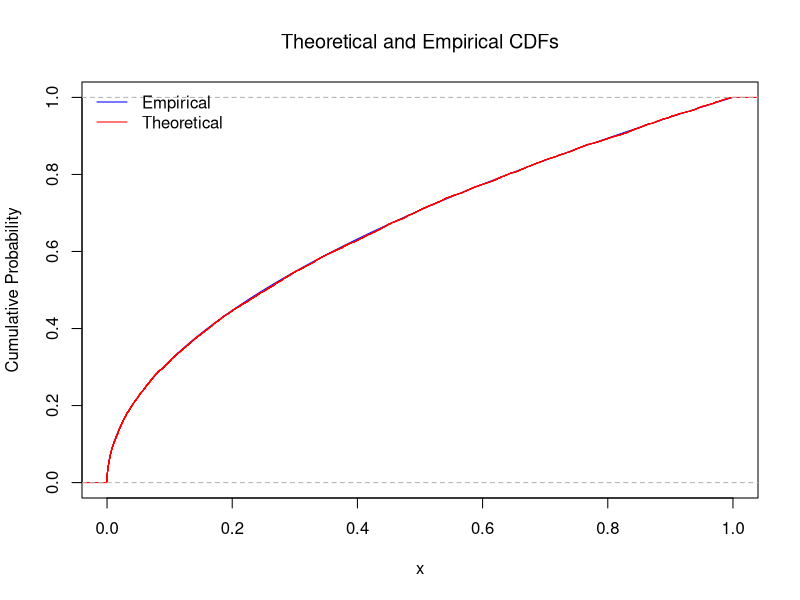
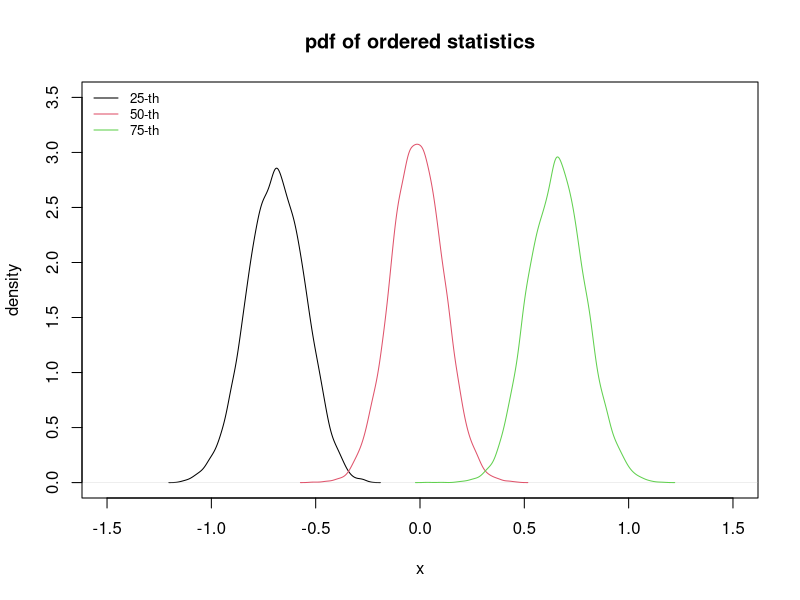
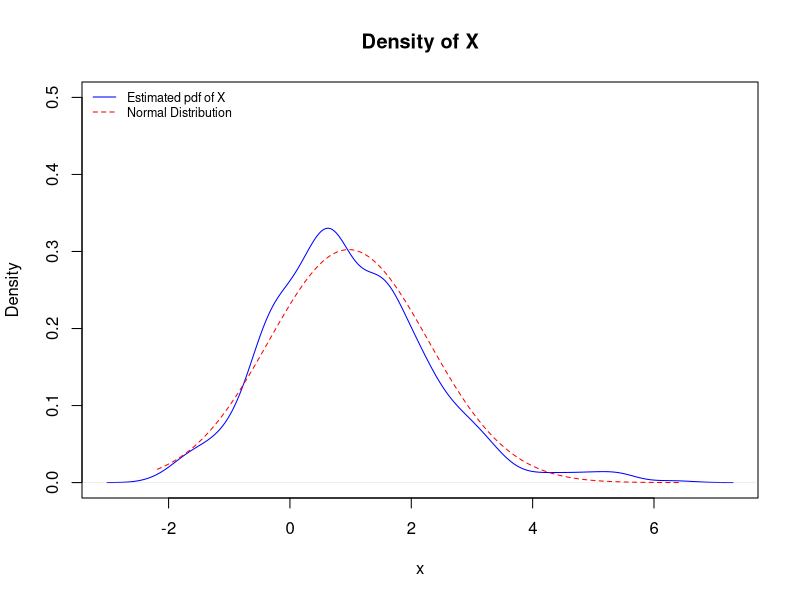
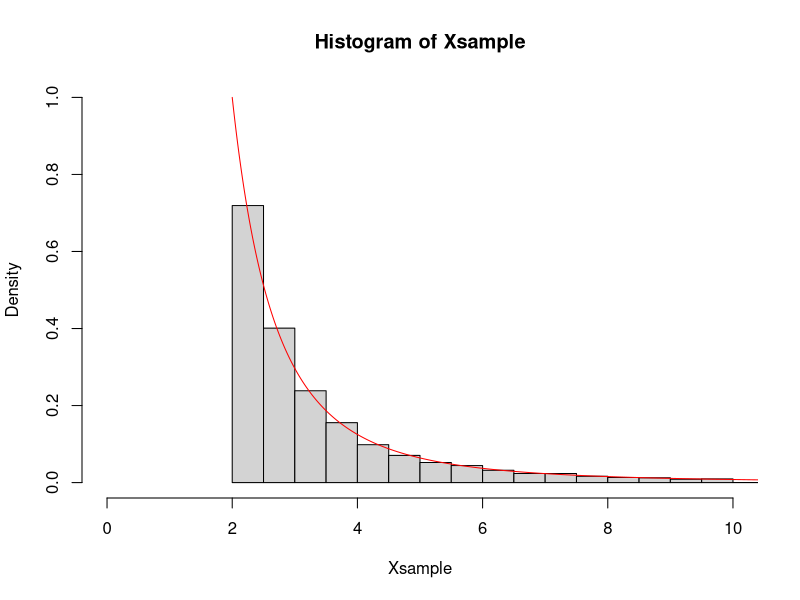
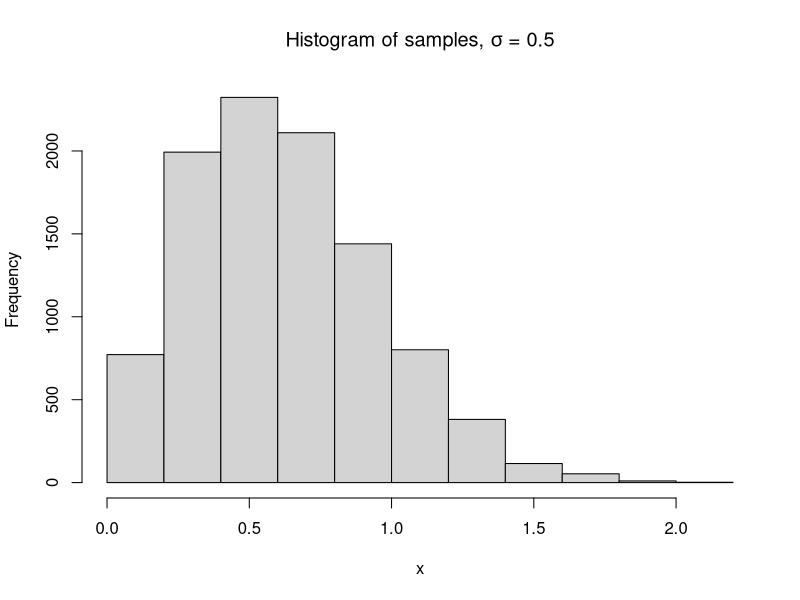
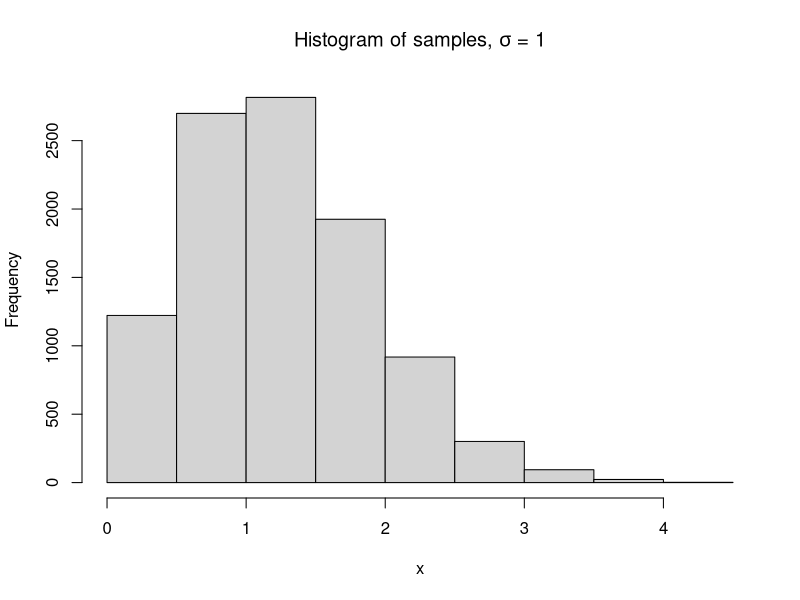
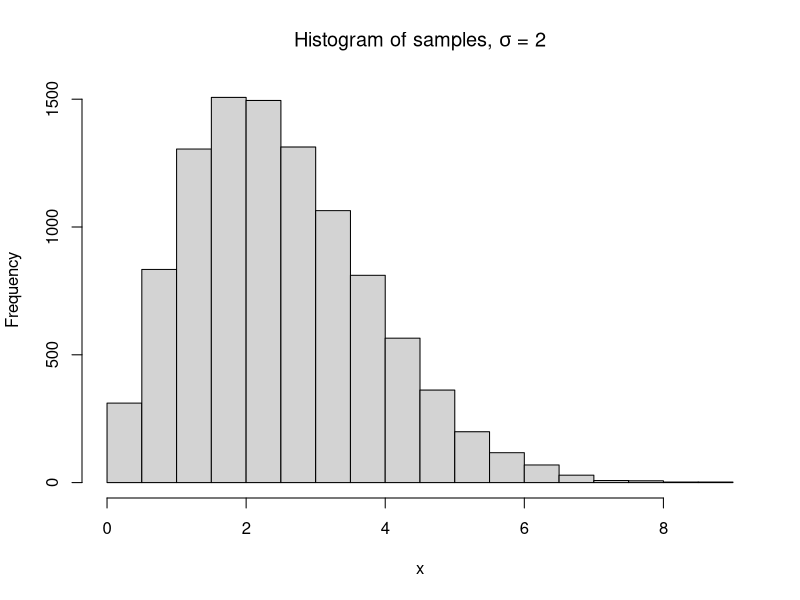
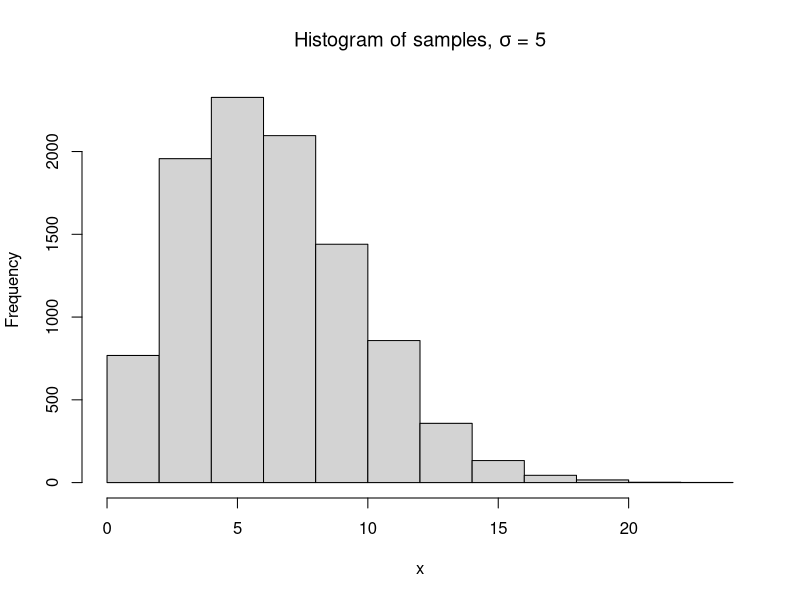

Here is the R script that generated these plots, in order:
## ---- chunk 1
randf <- function(n, lambda){
	Usample = runif(n,0,1)
	Xsample = Usample^(1/lambda)
	return(Xsample)
}
## ---- chunk 2
#Draw a large sample
n = 10000
lambda = 0.5
Xsample = randf(n, lambda)

#Plot the theoretical CDF
x = seq(0,1,l=10000)
y = x^lambda
plot(x, y, type = 'l', col = 'blue', xlim = c(0,1),ylab='Cumulative Probability')
title(main = "Theoretical and Empirical CDFs", font.main = 1)

#Plot the empirical CDF
empF = ecdf(Xsample)
lines(empF, col = 'red')
legend("topleft", col = c('blue','red'), lty = 1, c("Empirical", "Theoretical"), bty = "n")
## ---- chunk 3
randz1 <- function(m, n, k, mu, sigmaSq){
	#Generate N(mu,sigma) of sample size n for m times
  #Each column of norm.mat represents a sample of size n from a N(mu,sigma) distribution
	norm.mat = mapply(function(mean_,sd_){rnorm(n,mean_,sd_)}, rep(mu,m), rep(sqrt(sigmaSq),m))
	#Sort each column of the matrix in an ascending order
	norm.mat.sort = apply(norm.mat, MARGIN = 2, FUN = sort)
	#Take the k-th order statistic
	return(norm.mat.sort[k,])
}
## ---- chunk 4
randz2 <- function(m, n, k, mu, sigmaSq){
	norm.mat = replicate(m,rnorm(n,mu,sqrt(sigmaSq)))
	norm.mat.sort = apply(norm.mat, MARGIN = 2, FUN = sort)
	return(norm.mat.sort[k,])
}
## ---- chunk 5
randz3 <- function(m, n, k, mu, sigmaSq){
  #create an empty array to store the simulated values
  kth_vector = numeric(m)
  for(i in 1:m){
    normSample = rnorm(n,mu,sqrt(sigmaSq))
    normSample.sort = sort(normSample)
    #Extract the kth smallest value of the sample
    kth_vector[i] = normSample.sort[k]
  }
	return(kth_vector)
}
## ---- chunk 6
#Set the default values
n = 100
m = 10000
mu = 0
sigmaSq = 1
#Draw large samples of the 25-th, 50-th and 75-th order statistic
k = c(25,50,75)
Zsample1 = randz1(m, n, k[1], mu, sigmaSq)
Zsample2 = randz1(m, n, k[2], mu, sigmaSq)
Zsample3 = randz1(m, n, k[3], mu, sigmaSq)

#Construct estimates of the PDFs and plot the PDFs
plot(density(Zsample1), type = "l", col = 1, xlim = c(-1.5,1.5), ylim = c(0,3.5),
     xlab = "x", ylab = "density",main="pdf of ordered statistics")
lines(density(Zsample2), col = 2)
lines(density(Zsample3), col = 3)
legend("topleft", col = 1:3, lty = 1, c("25-th", "50-th", "75-th"), bty = "n", cex = 0.8)
## ---- chunk 7
rand.sample.geom<-function(n,p){
  x<-rep(0,n)
  for(i in 1:n){
  trial<-sample(c(0,1),100,replace=T,prob=c(1-p,p))
  x[i]<-which(trial==1)[1]
  }
  x
}
## ---- chunk 8
randx <- function(n,p){
  #Take care of the upper bound of x
  #The better way here is to check if the cumulative probabiblity equals to 1
	x = 1:1000
	prob = p*((1-p)^(x-1))
	Fx = cumsum(prob)
	Usample = runif(n,0,1)
	Xsample = rep(1,n)
	for(i in 1:1000){
		Xsample = Xsample + (Usample>Fx[i])
	}
	return(Xsample)
}
## ---- chunk 9
rand.sample.bn<-function(n,p,k){
  x<-rep(0,n)
  for(i in 1:n){
    trial<-sample(c(0,1),100,replace=T,prob=c(1-p,p))
    x[i]<-which(cumsum(trial)==k)[1]
  }
  x
}
## ---- chunk 10
randy <- function(n,p,k){
	x = k:(1000+k)
	prob = choose(x-1, k-1)*(p^k)*((1-p)^(x-k))
	Fx = cumsum(prob)
	Usample = runif(n,0,1)
	Xsample = rep(k,n)
	for(i in 1:1001){
		Xsample = Xsample + (Usample>Fx[i])
	}
	return(Xsample)
}
## ---- chunk 11
rand.sample<-function(n){
  y<-rexp(n,1)
  x<-rnorm(n,y,1)
  x
}
## ---- chunk 12
x.sample<-rand.sample(1000)
mu<-mean(x.sample)
sigmaSq<-sd(x.sample)
x<-seq(range(x.sample)[1],range(x.sample)[2],0.01)
plot(density(x.sample),col="blue",ylim=c(0,0.5),main="Density of X",xlab='x')
lines(x,dnorm(x,mu,sigmaSq),lty=2,col="red")
legend("topleft",lty=c(1,2), col=c("blue","red"), 
       legend=c("Estimated pdf of X","Normal Distribution"),cex=0.75,bty="n")
## ---- chunk 13
Usample = runif(10000,0,1)
Xsample = 2/sqrt(1-Usample)
x = seq(2,100,l=10000)
y = 8/(x^3)
hist(Xsample,breaks=c(seq(2,10,.5),max(Xsample)),freq=F,xlim=c(0,10),ylim=c(0,1))
lines(x,y,col="red")
## ---- chunk 14
sigma.list = c(.5,1,2,5,10)
randf <- function(sig,n){
	Usample = runif(n,0,1)
	Xsample = sqrt(-2*sig^2*log(1-Usample))
	return(Xsample)
}

for(i in 1:length(sigma.list)){
  hist(randf(sigma.list[i],10000),xlab="x",
       main=substitute(paste("Histogram of samples, ",sigma," = ",s),list(s=sigma.list[i])))
}
## ---- chunk 15
probs = c(.1,.2,.2,.2,.3)
Fx = cumsum(probs)
Usample = runif(1000,0,1)
Xsample = rep(0,1000)
for(i in 1:5){
  Xsample = Xsample+(Usample>Fx[i])
}

theoXsample = sample(0:4,1000,replace=T,probs)

#table is pretty convenient here since the factors are exacty the values of the random variable
rbind(Empirical = table(Xsample)/1000,Theoretical = probs)

rbind(Empirical = table(theoXsample)/1000,Theoretical = probs)
## ---- chunk 16
randf <- function(n){
  Usample1 = runif(n,-1,1)
  Usample2 = runif(n,-1,1)
  Usample3 = runif(n,-1,1)
  #if |U3| > |U1| and |U3| > |U2|
  index.U3 = (abs(Usample3)>abs(Usample1)) & (abs(Usample3)>abs(Usample2))
  #select
  Xsample = c(Usample2[index.U3],Usample3[!index.U3])
  return(Xsample)
}

hist(randf(1000),breaks = 20,freq=F, ylim=c(0,1),
     main=expression("Histogram of the random sample drawn from fe"),xlab = "x")
#Superimposed density plot
x=seq(-1,1,l=1000)
lines(x,3/4*(1-x^2),col="red")
## ---- chunk 17
randmultivar <- function(n){
	#Acceptance-Rejection Sampling
	c = 40/9
	cnt = 0 #count the number of accepted sample points
	x.sample = matrix(nrow = n, ncol = 2, data = 0)
	while(cnt < n){
	  X = runif(1,0,1)
	  Y = runif(1,0,1)
	  if(X+Y<1){
	    U = runif(1,0,1)
	    ratio = 30*(X^2)*Y/c
	    #Accept when U<ratio
	    if(U<ratio){
	      cnt = cnt + 1
	      x.sample[cnt,] = c(X,Y)
	    }
	  }
	}
	return(x.sample)
}
